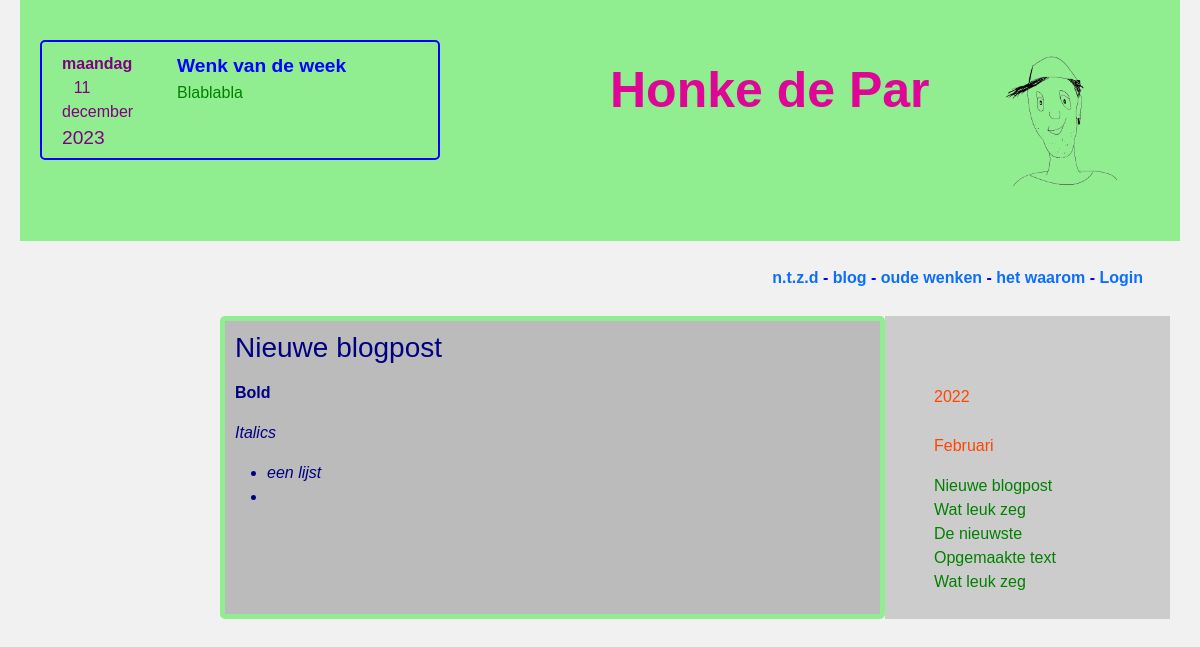
The app's page /HonkdeParOnline1.00/index.php with its own data.
### tables this page shows
CREATE TABLE `wenken` (
  `id` int(255) NOT NULL,
  `wenk` varchar(255) NOT NULL,
  `date` date NOT NULL
);

CREATE TABLE `blogposts` (
  `id` int(11) NOT NULL,
  `title` varchar(100) NOT NULL,
  `content` varchar(5000) NOT NULL,
  `day` varchar(10) NOT NULL,
  `year` year(4) NOT NULL,
  `month` varchar(50) NOT NULL
);

### HonkdeParOnline1.00/includes/utilities.php (called while the page is built, shortened)
<?php
function monthInDutch($m){
    switch($m){
        case "1":
            $month = "Januari";
        break;
        case "2":
            $month = "Februari";
        break;
        case "3":
            $month = "Maart";
        break;
        case "4":
            $month = "April";
        break;
        case "5":
            $month = "Mei";
        break;
        case "6":
            $month = "Juni";
        break;
        case "7":
            $month = "Juli";
        break;
        case "8":
            $month = "Augustus";
        break;
        case "9":
            $month = "September";
        break;
        case "10":
            $month = "Oktober";
        break;
        case "11":
            $month = "November";
        break;
        case "12":
            $month = "December";
        break;
    }
    return $month;
}
?>

### HonkdeParOnline1.00/includes/history.php (the view)
<?php
$queryY = "SELECT * FROM blogposts ORDER BY year DESC LIMIT 1";
$statement = $db->prepare($queryY);
$statement->execute(array());
$row = $statement->fetch();
$year = "";
if($row!=""){
    $year = $row["year"];
}
?>
<div class="container">
    <br>
    <div>
        <table>
            <tbody>
                <?php
                    for($y = $year; $y >= 2022; $y--){
                        echo "<p style='color: orangered; margin:0;padding-top:20px;'>$y</p>";
                        for($m = 1; $m <= 12; $m++){
                            $t = 1;
                            $month = monthInDutch($m);
                            $query2 = "SELECT * FROM blogposts WHERE month = '$month' and year = '$y' ORDER BY id DESC";
                            foreach($db->query($query2) as $row) {
                                $title = $row['title'];
                                $id = $row['id'];
                                if($t == 1 && $month==$row['month']){
                                    echo "<p style='color: orangered; padding-top:25px;'>$month</p>";
                                    $t = 0;
                                }
                                echo "<a href='oldpost.php?id=$id' style='color: green;'>$title</a><br>";
                            }
                        }
                    }
                ?>
            </tbody>
        </table>
    </div>
</div>

### HonkdeParOnline1.00/index.php (shortened to what this page needs)
<?php
include_once "includes/database.php";
include_once "includes/utilities.php";
$querybp = "SELECT * FROM blogposts ORDER BY id DESC LIMIT 1";
$statement = $db->prepare($querybp);
$statement->execute(array());
$rowbp = $statement->fetch();
$title = "";
$content = "";
if($rowbp != ""){
    $title =$rowbp["title"];
}
if($rowbp != ""){
    $content = $rowbp["content"];
}
?>
<!DOCTYPE html>
<html lang="en">
<head>
    <link href="https://cdn.jsdelivr.net/npm/bootstrap@5.1.3/dist/css/bootstrap.min.css" rel="stylesheet">
    <link rel="stylesheet" href="styles/style.css">
</head>
<body>
    <?php
        include_once 'includes/header.php';
    ?>
    <?php
        include_once 'includes/nav.php';
    ?>
    <div class="container content">
        <div class="row">
            <div class="column col-lg-2"></div>
            <div id="artikel" class="column col-lg-7" style="background-color:#bbb; color:Navy;">
                <h3><?php if($title!=""){ echo"$title"; }?></h3>
                <p><?php echo"$content" ?></p>
            </div>
            <div class="column col-lg-3" style="background-color:#ccc; padding:25px;">
                <?php include_once 'includes/history.php';?>
            </div>
        </div>
    </div>
</body>
</html>

### HonkdeParOnline1.00/includes/header.php
<?php
    $query = "SELECT * FROM wenken ORDER BY id DESC LIMIT 1";
    $statement = $db->prepare($query);
    $statement->execute(array());
    $row = $statement->fetch();
    $wenk = "";
    if($row!=""){
        $wenk = $row["wenk"];
    }
?>
<header>
        <div class="container">
        <div class="row ">
            <?php
            echo "
                <div id='Lcol' class='column col-lg-6' >
                    <div id='left'>
                    <p id='date'><span id='day' style='font-weight:bold'>Maandag</span> <span id='monthday'>28</span> <span id='month'>november</span> <span id='year' style='font-size: larger;'>2021</span></p>
                    <p id='quote'>Wenk van de week</p>
                    <br>
                    <p id='wenk' style='width: 245px;'> $wenk
                    </p>
                </div>";
            ?>
            </div>
                <div id="Mcol" class="column col-lg-4" >
                    <h1 id="title">Honke de Par</h1>
                </div>
            <div id="Rcol" class="column col" >
                <img src="files/Honke.png" alt="" style="width:145px;">
            </div>
          </div>
        </div>
    </header>

### HonkdeParOnline1.00/includes/nav.php (shortened to what this page needs)
<nav>
    <div class="container">
        <a href="">n.t.z.d</a>
        <a class="stripe">-</a>
        <a href="index.php">blog</a>
        <a class="stripe">-</a>
        <a href="oudewenken.php">oude wenken</a>
        <a class="stripe">-</a>
        <a href="info.php">het waarom</a>
        <?php
              if(!isset($_SESSION['username'])){
                echo '<a class="stripe">-</a>';
                echo '<a href="login.php"> Login</a>';
              }
        ?>
    </div>
</nav>

### HonkdeParOnline1.00/styles/style.css (style rules this page uses)
body { font-family: Arial; padding: 0px 20px 20px 20px; background: #f1f1f1; }
header { background-color: lightgreen; padding: 30px 10px; }
* { box-sizing: border-box; }
.column { float: left; padding: 10px; }
#Mcol { padding-top: 30px; }
.row:after { content: ""; display: table; clear: both; }
#left { border: 2px solid blue; border-radius: 5px; width: 400px; height: 120px; padding: 10px; float: none; }
#date { float: left; width: 50px; color: purple; text-align: center; padding-left: 10px; margin-right: 75px; }
#quote { float: left; color: blue; font-weight: bold; font-size: larger; padding-top: 0px; padding-bottom: 0%; margin-bottom: 0px; }
#wenk { float: left; color: green; }
#title { color: rgb(223, 5, 150); font-weight: bold; font-size: 50px; }
nav { float: right; font-weight: bold; padding-top: 25px; margin-right: 25px; margin-bottom: 25px; }
a { text-decoration: none; }
.stripe { color: blue; }
.content { margin-top: 75px; }
#artikel { border: 5px solid lightgreen; border-radius: 5px; }

### records on screen
wenken: wenk "Blablabla"
blogposts: title "Nieuwe blogpost", content "Bold Italics een lijst", month "Februari"
blogposts: title "Wat leuk zeg"
blogposts: title "Wat leuk zeg"
blogposts: title "De nieuwste"
blogposts: title "Opgemaakte text"
